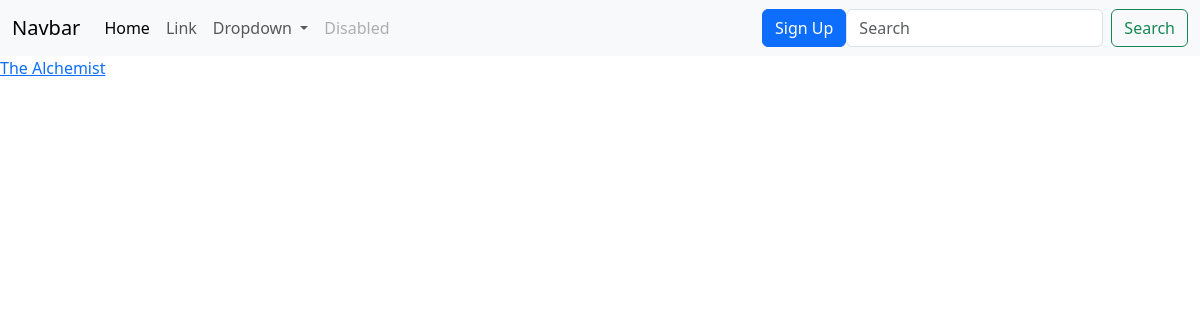
The app's page /bookmodel/, older data.
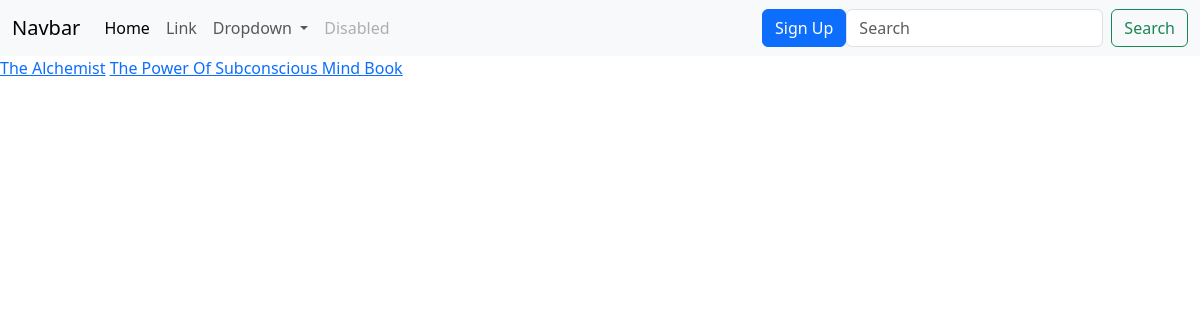
The same page, newer data.
### project2/models.py (models this page shows)
class book (models.Model):
    book_name=models.CharField(max_length=100)
    author=models.CharField(max_length=100)
    description=models.CharField(max_length=1000)

### site2/views.py (the view)
# urls.py: path('bookmodel/',views.book_model),
def book_model(request):
    c=book.objects.all()
    data={
        'books':c
    }
    return render(request,'book.html',data)

### templates/book.html
{% extends 'base.html' %}
{% block bca %}
{%for i in books%}
<a href='/bookout/{{i.id}}'>{{i.book_name}}</a>
{%endfor%}
{% endblock bca %}

### templates/base.html (shortened to what this page needs)
<!doctype html>
<html lang="en">
  <head>
    <link href="https://cdn.jsdelivr.net/npm/bootstrap@5.3.0/dist/css/bootstrap.min.css" rel="stylesheet">
  </head>
  <body>
    <nav class="navbar navbar-expand-lg bg-body-tertiary">
      <div class="container-fluid">
        <a class="navbar-brand" href="#">Navbar</a>
        <div class="collapse navbar-collapse" id="navbarSupportedContent">
          <ul class="navbar-nav me-auto mb-2 mb-lg-0">
            <li class="nav-item">
              <a class="nav-link active" aria-current="page" href="#">Home</a>
            </li>
            <li class="nav-item">
              <a class="nav-link" href="#">Link</a>
            </li>
            <li class="nav-item dropdown">
              <a class="nav-link dropdown-toggle" href="#" role="button" data-bs-toggle="dropdown" aria-expanded="false">
                Dropdown
              </a>
            </li>
            <li class="nav-item">
              <a class="nav-link disabled">Disabled</a>
            </li>
          </ul>
<button type="button" class="btn btn-primary" data-bs-toggle="modal" data-bs-target="#exampleModal">
  Sign Up
</button>
          <form class="d-flex" role="search">
            <input class="form-control me-2" type="search" placeholder="Search" aria-label="Search">
            <button class="btn btn-outline-success" type="submit">Search</button>
          </form>
        </div>
      </div>
    </nav>
    {% block bca %}{% endblock bca %}
  </body>
</html>

Row changes from the older to the newer data that the page shows:
added book: book_name "The Power Of Subconscious Mind Book"
